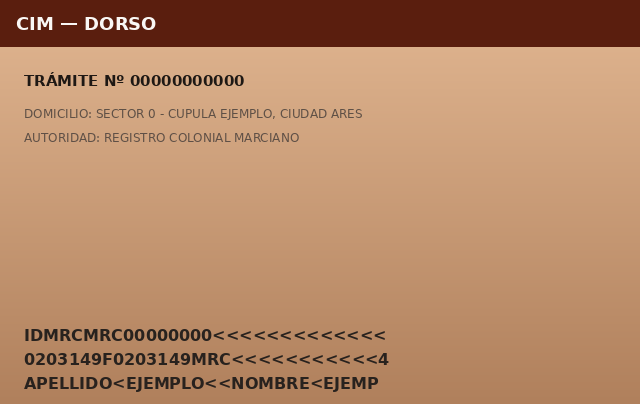
#> input picture HackLab/reversing-apk/desafio-62-capturando-al-ladron-hacklab-2026/assets/modelo-dorso.png, 640 x 404 px, found by its file name
$ python forjar_dorso.py modelo-dorso.png forjado-dorso.png
#> lines starting #> are read from the running program, lines starting #| are printed output that depends on the picture
#!/usr/bin/env python3
"""Reescribe las tres lineas de la MRZ del dorso de la CIM con los datos del
objetivo (apellido, nombre y matricula), que es lo que el servidor lee por OCR.

Uso: python forjar_dorso.py modelo-dorso.png forjado-dorso.png
"""
import sys
from PIL import Image, ImageDraw, ImageFont

src, out = sys.argv[1], sys.argv[2]
im = Image.open(src).convert("RGB")
#> im is the input picture: PIL image 640x404 RGB; mean R, G, B 181.2, 135.1, 102.1
d = ImageDraw.Draw(im)

TXT = (58, 36, 27)
mono = ImageFont.truetype("C:/Windows/Fonts/consolab.ttf", 18)

# MRZ TD1 (3 lineas de 30) con la matricula y el nombre del objetivo.
# Lo unico que el servidor exige en el dorso es que el OCR encuentre apellido,
# nombre y matricula; se mantiene el formato de la MRZ del modelo.
l1 = "IDMRCMRC48217390<<<<<<<<<<<<"   # doc. number = matricula MRC-48217390
l2 = "1903142F4103149MRC<<<<<<<<<4"   # nac 190314 / sexo F / venc 410314 / MRC
l3 = "VENKRA<DOSS<<KAIRA<LOM<<<<<<<"  # apellido << nombre


def tapar_fondo(x0, y0, x1, y1):
    # Se copia una tira del centro vacio de la tarjeta para tapar la MRZ vieja.
#> called with x0 = 18, y0 = 326, x1 = 420, y1 = 344
    strip = im.crop((x0, 200, x1, 200 + (y1 - y0)))
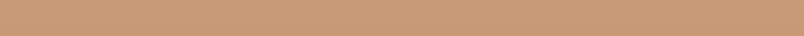
#> strip: PIL image 402x18 RGB (shown 2 times larger); mean R, G, B 199.8, 154.1, 117.7
    im.paste(strip, (x0, y0))


tapar_fondo(18, 326, 420, 344)
tapar_fondo(18, 350, 420, 368)
#> call 2 of tapar_fondo, with x0 = 18, y0 = 350, x1 = 420, y1 = 368
#> in tapar_fondo (call 2), `im.paste(strip, (x0, y0))`:
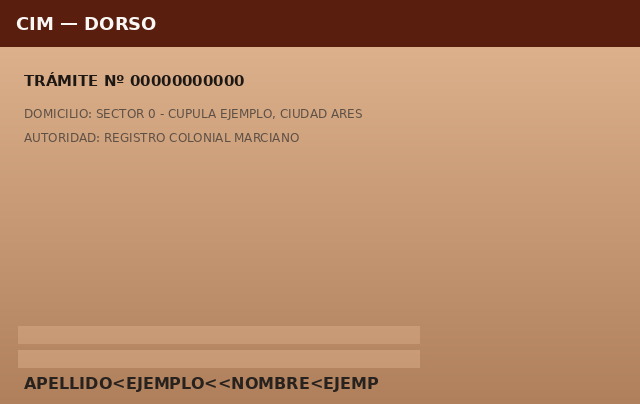
#> im: PIL image 640x404 RGB; mean R, G, B 184, 137.5, 104
tapar_fondo(18, 374, 420, 394)
#> call 3 of tapar_fondo, with x0 = 18, y0 = 374, x1 = 420, y1 = 394
#> in tapar_fondo (call 3), `strip = im.crop((x0, 200, x1, 200 + (y1 - y0)))`:
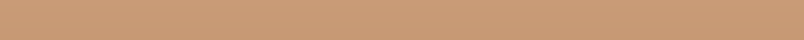
#> strip: PIL image 402x20 RGB (shown 2 times larger); mean R, G, B 199.7, 154, 117.5
#> in tapar_fondo (call 3), `im.paste(strip, (x0, y0))`:
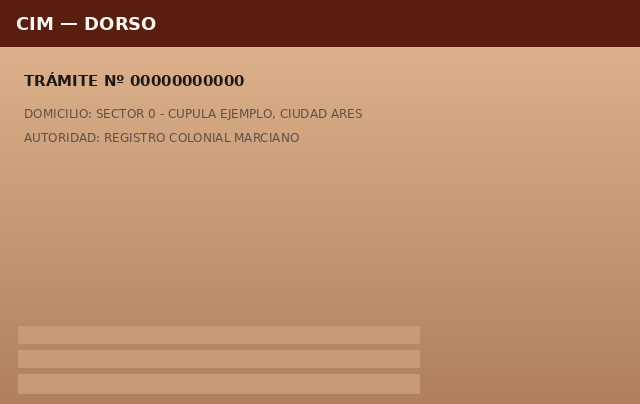
#> im: PIL image 640x404 RGB; mean R, G, B 185.7, 138.9, 105.2

d.text((24, 326), l1, font=mono, fill=TXT)
d.text((24, 350), l2, font=mono, fill=TXT)
d.text((24, 374), l3, font=mono, fill=TXT)

im.save(out, "PNG")
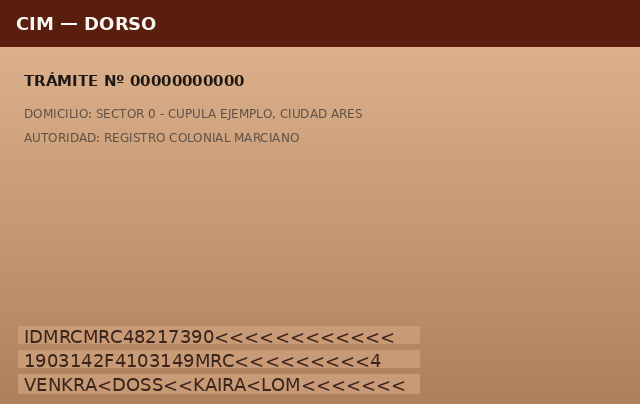
#> saved as forjado-dorso.png: PIL image 640x404 RGB; mean R, G, B 183.5, 137.1, 103.8
print("guardado", out)

$ run again, with HackLab/reversing-apk/desafio-62-capturando-al-ladron-hacklab-2026/assets/forjado-frente.png copied over HackLab/reversing-apk/desafio-62-capturando-al-ladron-hacklab-2026/assets/modelo-dorso.png
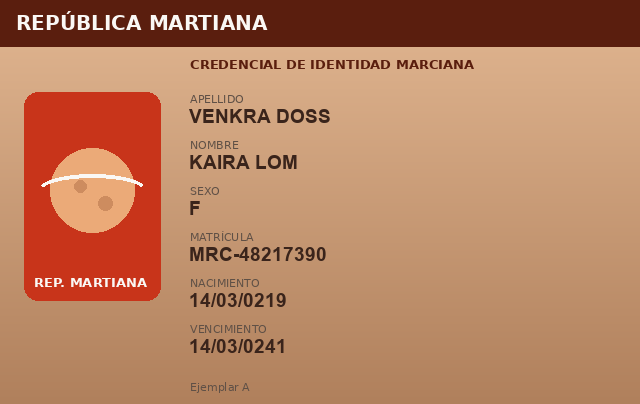
#> input picture HackLab/reversing-apk/desafio-62-capturando-al-ladron-hacklab-2026/assets/forjado-frente.png, 640 x 404 px, found by its file name
#> im is the input picture: PIL image 640x404 RGB; mean R, G, B 184, 128.2, 95.6
#> in tapar_fondo (call 3), `strip = im.crop((x0, 200, x1, 200 + (y1 - y0)))`:
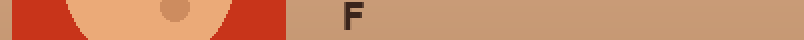
#> strip: PIL image 402x20 RGB (shown 2 times larger); mean R, G, B 204.4, 139.4, 102.4
#> `im.save(out, "PNG")`:
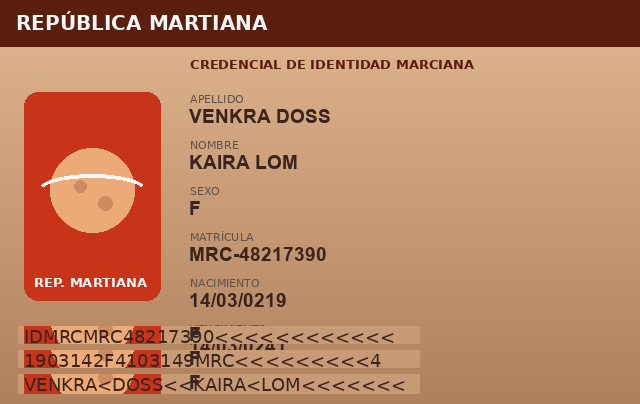
#> saved as forjado-dorso.png: PIL image 640x404 RGB; mean R, G, B 184, 127.5, 95.1
